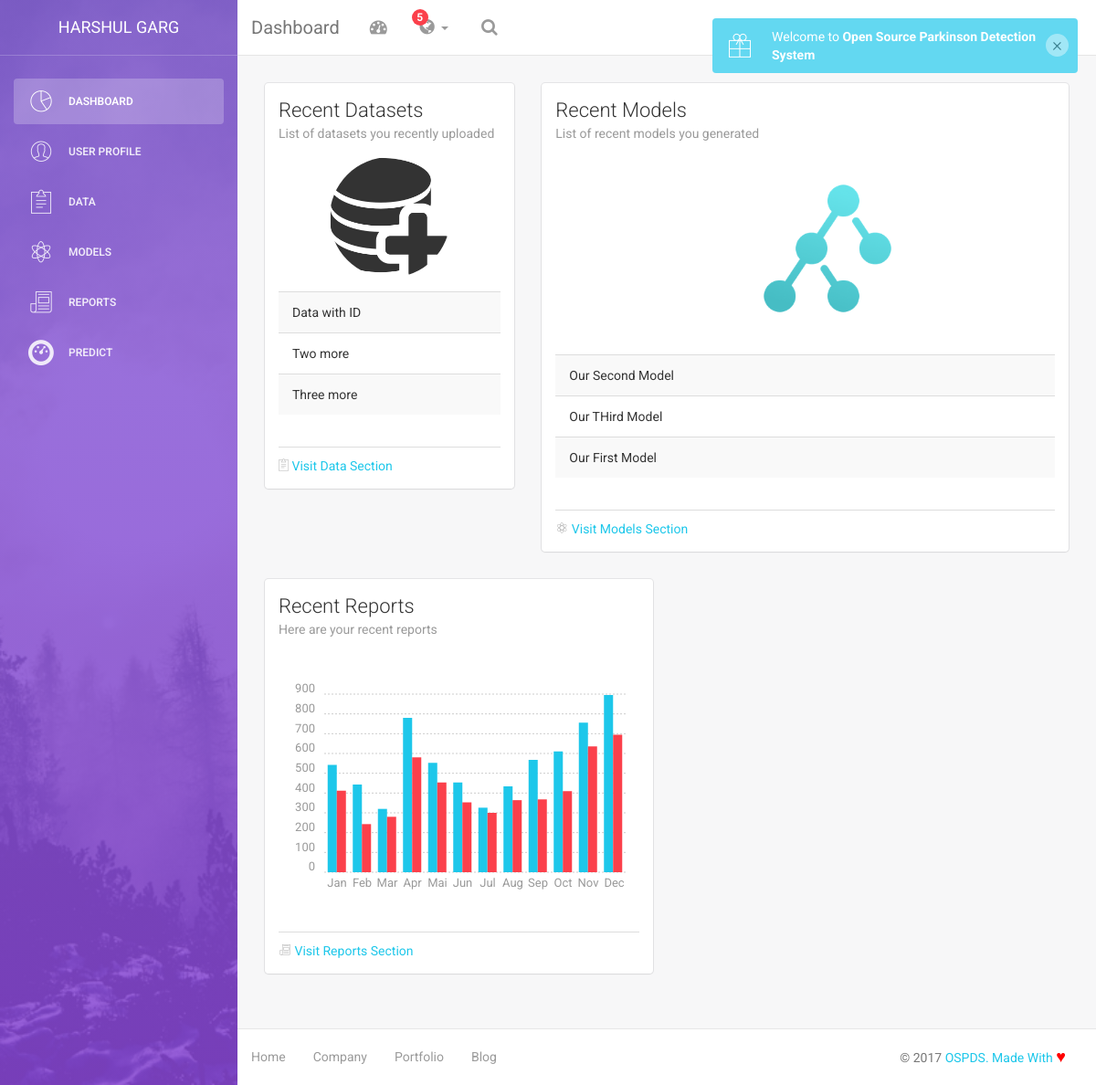
/dashboard/ (signed in), run on an earlier commit of the app's database.
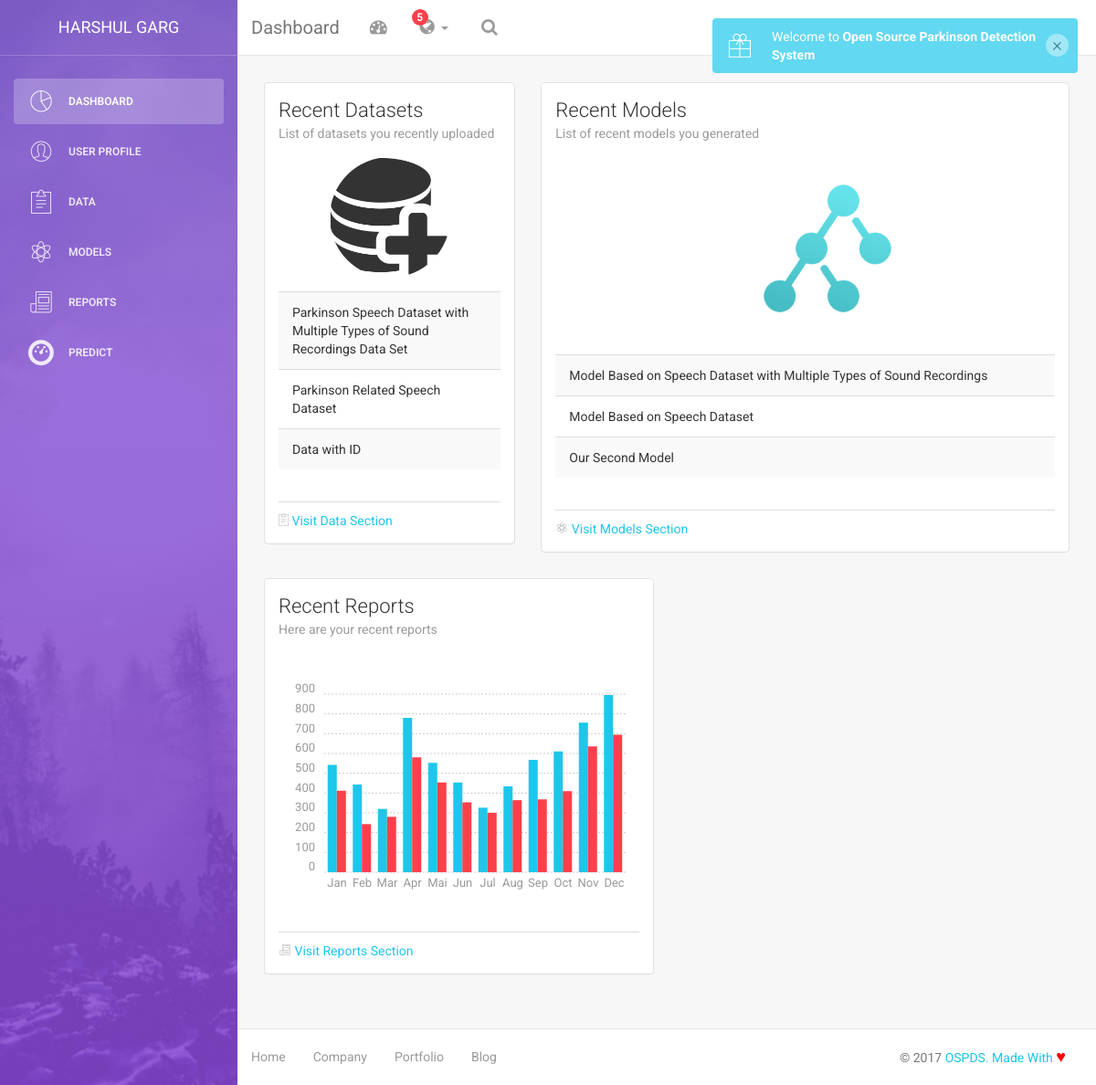
And on a later commit of the database.
### dashboard/models.py (models this page shows, shortened)
class DataInfo(models.Model):
	dataset_name = models.CharField(max_length=200)
	dataset_author = models.CharField(max_length=200)
	dataset_up_date = models.DateTimeField(default=datetime.now(), blank=True)
	dataset_desc = models.TextField()
	dataset_url = models.URLField(max_length=500)
	dataset_file = models.FileField(upload_to='datasets/', validators=[validate_file_extension])

class ModelInfo(models.Model):
	model_name = models.CharField(max_length=200)
	model_author = models.CharField(max_length=200)
	model_up_date = models.DateTimeField(default=datetime.now(), blank=True)
	model_desc = models.TextField()
	model_algo = models.CharField(max_length=200)
	model_data_id = models.IntegerField()

### dashboard/views.py (the view)
# urls.py: url(r'^dashboard/', include('dashboard.urls')),
def dashboard(request):
	if request.user.id is None:
		return HttpResponseRedirect('/')
	data_list = DataInfo.objects.all().filter(dataset_author=request.user.username).order_by('-dataset_up_date')[0:3]
	model_list = ModelInfo.objects.all().filter(model_author=request.user.username).order_by('-model_up_date')[0:3]
	args = {'name':request.user.first_name + ' ' + request.user.last_name, 'root_url': root_url }
	args['dataset_list'] = data_list
	args['model_list'] = model_list
	return render_to_response('dashboard/dash_design.html', args)

### dashboard/templates/dashboard/dash_design.html (shortened to what the changed rows need)
{% extends "dashboard/dash_header.html" %}
{% block content %}
<div class="wrapper">
    <div class="main-panel">
        <div class="content">
            <div class="container-fluid">
                <div class="row">
                    <div class="col-md-4">
                        <div class="card">
                            <div class="content">
                                        {% load staticfiles %}
                                <div class="content table-responsive table-full-width">
                                <table class="table table-hover table-striped">
                                    <tbody>
                                        {% for data in dataset_list %}
                                            <tr>
                                                <td>{{data.dataset_name}}</td>
                                            </tr>
                                        {% endfor %}
                                    </tbody>
                                </table>
                            </div>
                            </div>
                        </div>
                    </div>
                    <div class="col-md-8">
                        <div class="card">
                            <div class="content">
                                        {% load staticfiles %}
                                <div class="content table-responsive table-full-width">
                                <table class="table table-hover table-striped">
                                    <tbody>
                                        {% for model in model_list %}
                                            <tr>
                                                <td>{{model.model_name}}</td>
                                            </tr>
                                        {% endfor %}
                                    </tbody>
                                </table>
                            </div>
                            </div>
                        </div>
                    </div>
                </div>
            </div>
        </div>
    </div>
</div>
{% endblock %}

What changed in the data, as far as the page shows it:
no longer on this page (row unchanged): DataInfo: dataset_name "Two more"
no longer on this page (row unchanged): DataInfo: dataset_name "Three more"
no longer on this page (row unchanged): ModelInfo: model_name "Our THird Model"
no longer on this page (row unchanged): ModelInfo: model_name "Our First Model"
added DataInfo: dataset_name "Parkinson Speech Dataset with Multiple Types of Sound Recordings Data Set"
added DataInfo: dataset_name "Parkinson Related Speech Dataset"
added ModelInfo: model_name "Model Based on Speech Dataset with Multiple Types of Sound Recordings"
added ModelInfo: model_name "Model Based on Speech Dataset"
